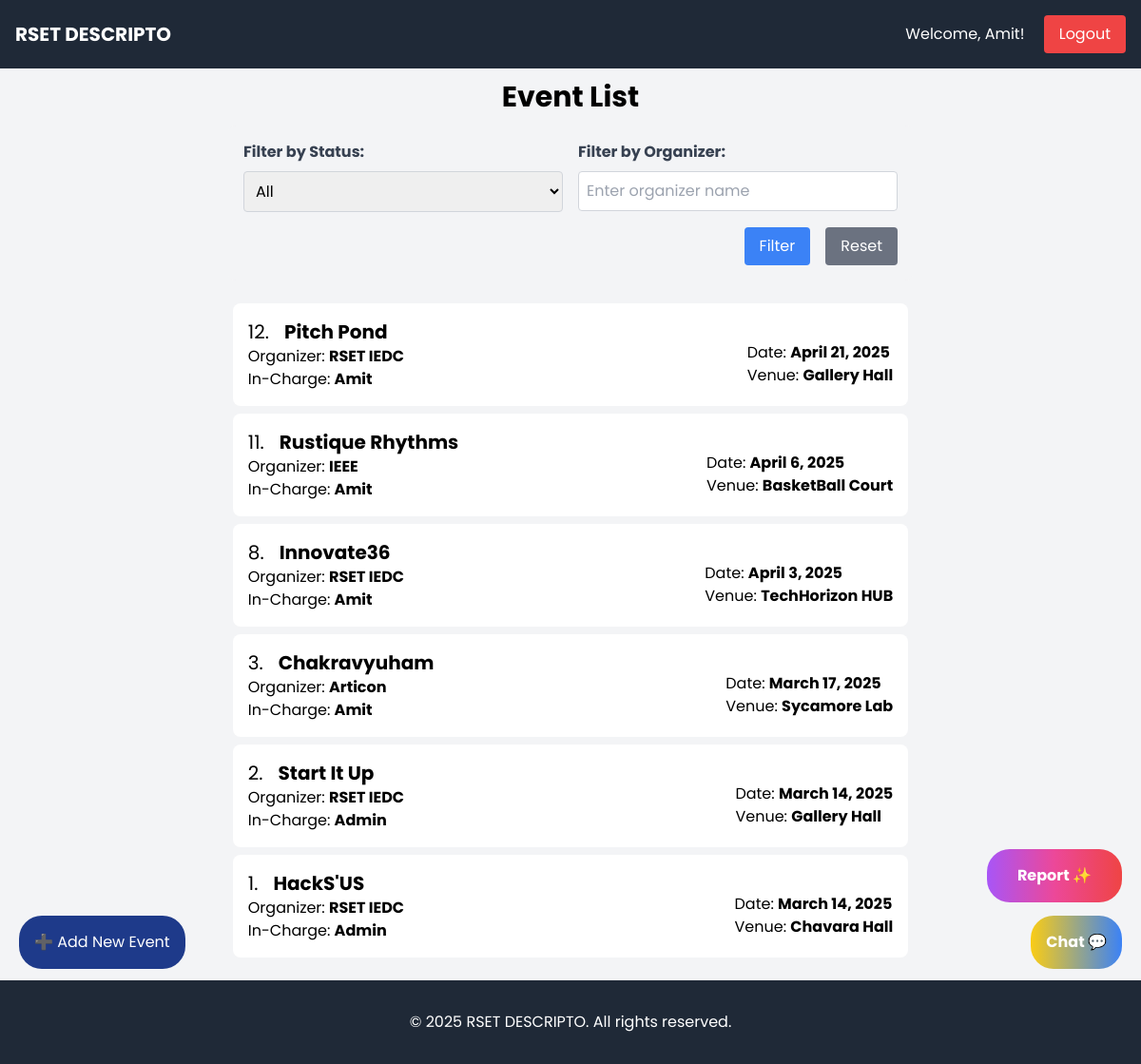
The page /events/ (signed in) on the database as committed earlier.
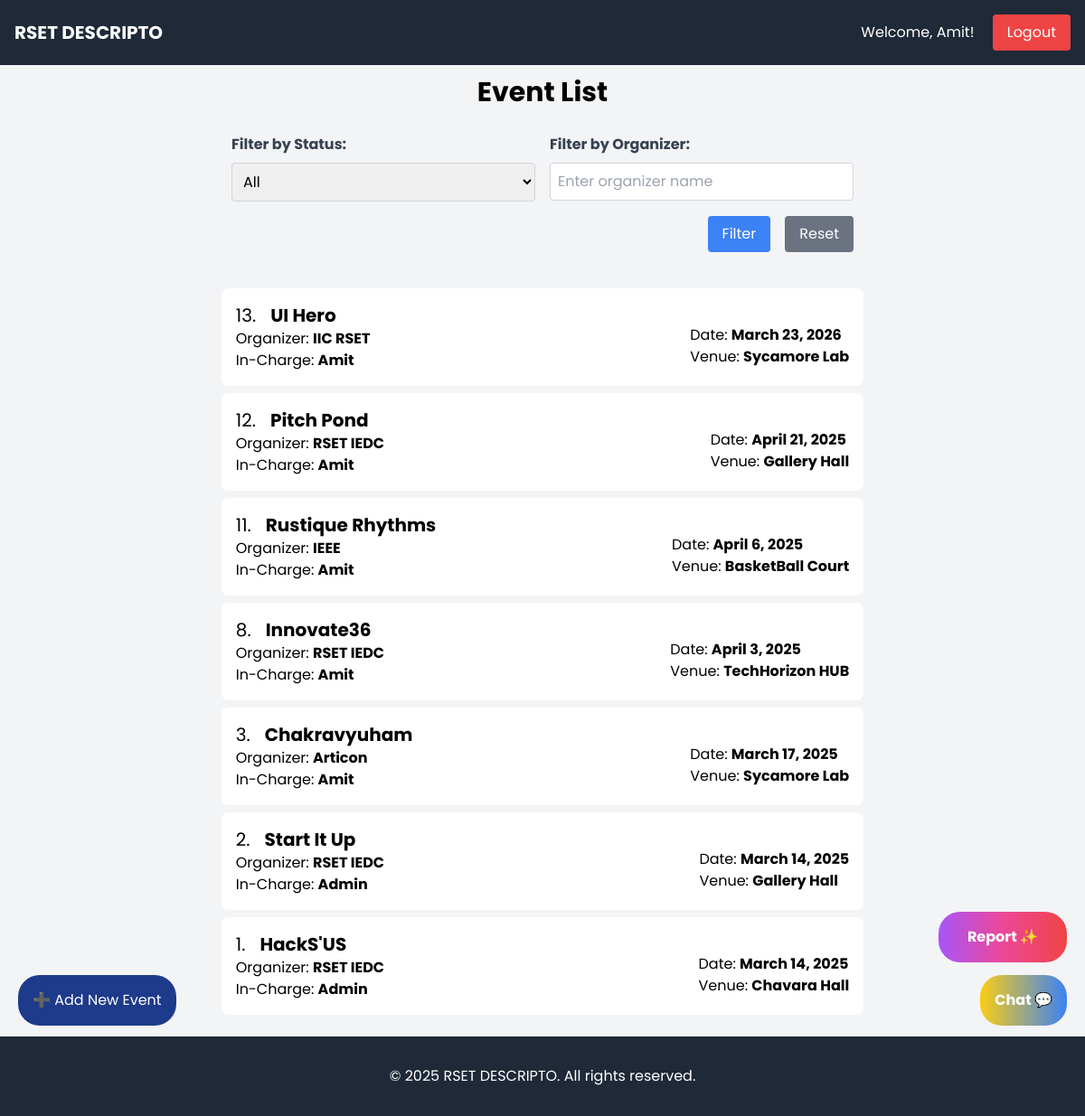
The same page on the database as committed later.
### event/models.py (models this page shows, shortened)
class Event(models.Model):
    STATUS_CHOICES = [
        ('Pending', 'Pending'),
        ('Approved', 'Approved'),
        ('Rejected', 'Rejected'),
        ('Closed', 'Closed'),
    ]
    event_id = models.AutoField(primary_key=True)
    name = models.CharField(max_length=255)
    start_date = models.DateField()
    end_date = models.DateField()
    time = models.TimeField()
    description = models.TextField()
    organizer = models.CharField(max_length=255)
    max_count = models.PositiveIntegerField()
    in_charge = models.ForeignKey(User, on_delete=models.CASCADE, default=None)
    budget = models.DecimalField(max_digits=10, decimal_places=2, blank=True, null=True)
    venue = models.CharField(max_length=255)
    status = models.CharField(max_length=10, choices=STATUS_CHOICES, default='Pending')

### event/views.py (the view)
# urls.py: path('', views.event_list, name='event_list'),
@login_required
def event_list(request):
    events = Event.objects.all().order_by('-event_id')
    status_filter = request.GET.get('status')
    organizer_filter = request.GET.get('organizer')
    if status_filter:
        events = events.filter(status=status_filter)
    if organizer_filter:
        events = events.filter(organizer__icontains=organizer_filter)
    return render(request, 'event/event_list.html', {'events': events})

### event/templates/event/event_list.html (shortened to what this page needs)
{% extends 'event/base.html' %}
{% block content %}
    {% if user.is_authenticated %}
        <h1 class="text-3xl font-bold text-center p-3">Event List</h1>
        <form method="get" class="w-3/5 mx-auto mb-6 bg-gray-100 p-4 rounded-lg">
            <div class="flex gap-4">
                <div class="flex flex-col w-1/2">
                    <label for="status" class="block text-gray-700 font-bold mb-2">Filter by Status:</label>
                    <select name="status" id="status" class="w-full p-2 border border-gray-300 rounded">
                        <option value="">All</option>
                    </select>
                </div>
                <div class="flex flex-col w-1/2">
                    <label for="organizer" class="block text-gray-700 font-bold mb-2">Filter by Organizer:</label>
                    <input type="text" name="organizer" id="organizer" value="{{ request.GET.organizer }}" placeholder="Enter organizer name" class="w-full p-2 border border-gray-300 rounded">
                </div>
            </div>
            <div class="flex justify-end mt-4">
                <button type="submit" class="bg-blue-500 hover:bg-blue-700 text-white px-4 py-2 rounded">Filter</button>
                <a href="{% url 'event_list' %}" class="ml-4 bg-gray-500 hover:bg-gray-700 text-white px-4 py-2 rounded">Reset</a>
            </div>
        </form>
        {% for event in events %}
        <div class="m-2">
        <a href="{% url 'event_detail' pk=event.pk %}">
        <div class="flex justify-between bg-white p-4 rounded-lg hover:shadow-lg transition-shadow duration-300 w-3/5 mx-auto inline-block">
            <div>
                <div>
                    <div class="flex gap-4">
                        <h1 class="text-xl">{{ event.event_id }}.</h1>
                        <h1 class="text-xl font-bold">{{ event.name }}</h1>
                    </div>
                    <div class="flex flex-col">
                        <h2>Organizer: <span class="font-bold">{{ event.organizer }}</span></h2>
                        <h2>In-Charge: <span class="font-bold">{{ event.in_charge.first_name }}</span></h2>
                    </div>
                </div>
            </div>
            <div class="mt-6">
                <h2>Date: <span class="font-bold">{{ event.start_date }}</span></h2>
                <h2>Venue: <span class="font-bold">{{ event.venue }}</span></h2>
            </div>
        </div>
            </a></div>
        {% empty %}
        <p class="text-4xl font-bold text-center">No Events Found.</p>
        {% endfor %}
        <a href="{% url 'create_event' %}">
        <div class="fixed bottom-[100px] left-[20px] w-auto bg-blue-900 text-white p-4 rounded-3xl hover:shadow-xl transition-shadow duration-300 z-50 ">
            ➕ Add New Event
        </div></a>
        <a href="{% url 'chat' %}">
            <div class="fixed bottom-[100px] right-[20px] font-bold w-auto bg-gradient-to-r from-yellow-400 to-blue-500 text-white p-4 rounded-3xl hover:shadow-xl transition-shadow duration-300 z-50">
                Chat 💬
            </div></a>
        <a href="{% url 'report' %}">
            <div class="fixed bottom-[170px] right-[20px] font-bold w-auto px-8 py-4 bg-gradient-to-r from-purple-500 via-pink-500 to-red-500 text-white text-white rounded-3xl hover:shadow-xl transition-shadow duration-300 z-50">
                Report ✨
            </div></a>
    {% else %}
        <p>You need to <a href="{% url 'login' %}">login</a> to view this page.</p>
    {% endif %}
{% endblock %}

Rows that differ between the two databases and show on the page:
added Event: event_id "13", name "UI Hero", organizer "IIC RSET", in_charge.first_name "Amit", start_date "March 23, 2026", venue "Sycamore Lab"
